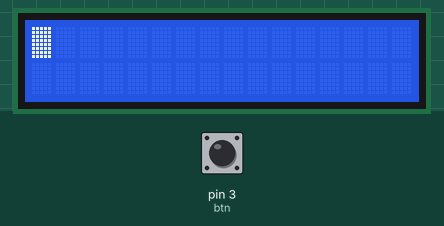
This sketch was run on a simulated Arduino Uno, built with avr-gcc and run on an emulated ATmega328P. Parts: 16×2 character LCD. The test bench sets the inputs (shaded band); at power-on: pin 3 (btn) HIGH.

Above: at 1.2 s.
1.3 s: pin 3 (btn) pulled LOW for 0.15 s
At 3.1 s:
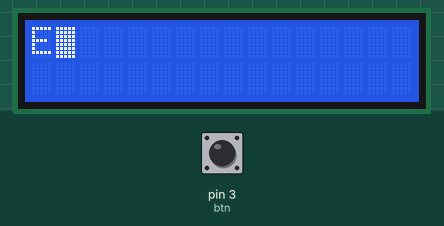
4.4 s: pin 3 (btn) pulled LOW for 0.15 s
At 6.8 s:
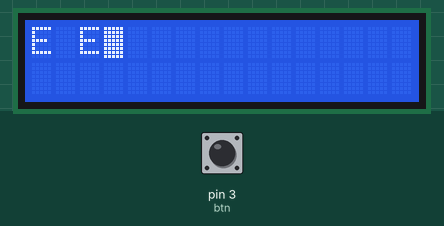
7.5 s: pin 3 (btn) pulled LOW for 0.15 s
At 9.3 s:
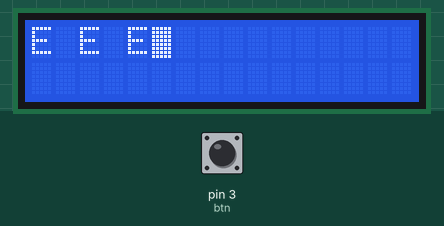
10.6 s: pin 3 (btn) pulled LOW for 1 s
At 13.1 s:
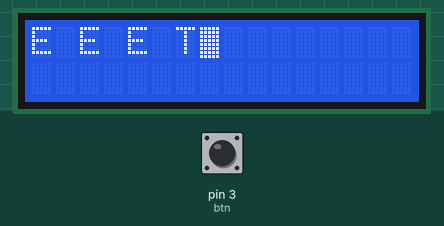
14.6 s: pin 3 (btn) pulled LOW for 0.15 s
At 16.1 s:
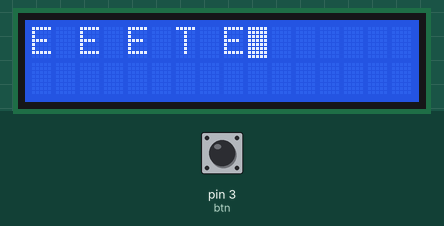
17.7 s: pin 3 (btn) pulled LOW for 0.15 s
At 19.9 s:
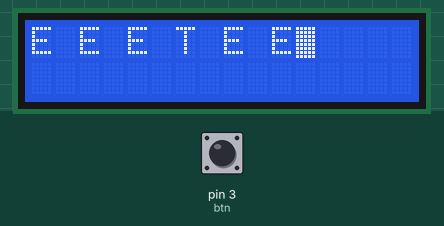
Timing chart, 0 to 21.4 s (numbered marks = the images above; inputs shaded):
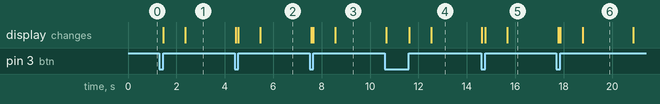

The sketch:

MorseCodeTranslatorArduino.ino
```cpp
// using wire.h for I2C communication protocol.
#include <Wire.h>
#include <LiquidCrystal_I2C.h>

// creating a LCD object from LiquidCrystal_I2C.
LiquidCrystal_I2C lcd(0x27, 16, 2);

// Timing thresholds for dot, character, and word detection.
const unsigned int is_dot  = 300;
const unsigned int is_char  = 900;
const unsigned int is_word  = 3000;

// Variables for measuring button press duration and input timing.
unsigned long pressStart = 0;
unsigned long lastInputTime = 0;

// Button pin and state variables for edge detection.
const byte btn = 3;
bool btnState;
bool lastBtnState = HIGH;


String currentMorse = "";      // Stores the current Morse code sequence being entered.
String translatedText = "";    // Stores the translated text.

bool wordAdded = false;        // Prevents adding multiple spaces after a word.


//Morse dictionary.
char decodeMorse(String m) {
  if (m == ".-") return 'A';
  if (m == "-...") return 'B';
  if (m == "-.-.") return 'C';
  if (m == "-..") return 'D';
  if (m == ".") return 'E';
  if (m == "..-.") return 'F';
  if (m == "--.") return 'G';
  if (m == "....") return 'H';
  if (m == "..") return 'I';
  if (m == ".---") return 'J';
  if (m == "-.-") return 'K';
  if (m == ".-..") return 'L';
  if (m == "--") return 'M';
  if (m == "-.") return 'N';
  if (m == "---") return 'O';
  if (m == ".--.") return 'P';
  if (m == "--.-") return 'Q';
  if (m == ".-.") return 'R';
  if (m == "..." ) return 'S';
  if (m == "-" ) return 'T';
  if (m == "..-" ) return 'U';
  if (m == "...-" ) return 'V';
  if (m == ".--" ) return 'W';
  if (m == "-..-" ) return 'X';
  if (m == "-.--" ) return 'Y';
  if (m == "--.." ) return 'Z';
  return '?';
}

void setup()
{
    pinMode(btn, INPUT_PULLUP); // btn is pushed (LOW), released (HIGH).

    lcd.init();
    lcd.backlight();

    lcd.clear();

    // Show a blinking cursor at the current typing position.
    lcd.cursor();
    lcd.blink();

    lcd.setCursor(0,0);
}

//reding signal from btn.
void readButton()
{
    btnState = digitalRead(btn);

    if(btnState == LOW && lastBtnState == HIGH) {pressStart = millis();}

    if(btnState == HIGH && lastBtnState == LOW)
    {
        unsigned long pressTime = millis() - pressStart;

        if(pressTime < is_dot)
            currentMorse += ".";
        else if (pressTime < 1000)
            currentMorse += "-";
        else
            deleteLastChar();

        refreshLCD(); // Update the LCD with the latest content.

        lastInputTime = millis();
    }

    lastBtnState = btnState; // Store the current button state for the next iteration.
}

//replacing morse with character.
void checkCharacterGap()
{
    if(currentMorse.length() == 0)
        return; // Exit if there is no Morse code to decode.

    if(millis() - lastInputTime < is_char)
        return; // Wait until the character timeout has elapsed.

    char decoded = decodeMorse(currentMorse);
    translatedText += decoded;
    currentMorse = "";
    /* Decode the entered Morse sequence into a character,
    append the decoded character to the translated text &
    Clear the current Morse sequence for the next character. */

    refreshLCD();
}

//seperating words.
void checkWordGap()
{
    // Ignore word detection until at least one character exists.
    if(translatedText.length() == 0) {return;}
    // Reset the word flag when a new character is being entered.
    if(currentMorse.length() > 0) {wordAdded = false; return;}

    if(millis() - lastInputTime < is_word) {return;}

    // Add a space only once for each completed word.
    if(wordAdded == false) {
        translatedText += " "; // Append a space to separate words.

        refreshLCD();

        wordAdded = true; // Prevent multiple spaces from being added.
    }
}

//deleting the last char written.
void deleteLastChar()
{
    // Check if the user is still entering a Morse character & Remove the last entered Morse symbol.
    if(currentMorse.length() > 0) {currentMorse.remove(currentMorse.length() - 1);}
    // Otherwise remove the last translated character from the translated text.
    else if(translatedText.length() > 0) {translatedText.remove(translatedText.length() - 1);}

    refreshLCD();

    lastInputTime = millis(); // Reset the input timer after editing.
}

void refreshLCD()
{
    // Combine translated text and current Morse input for display.
    String display = translatedText + currentMorse;

    lcd.clear();
    // Checking if the text fits on the LCD, Display the whole text from the beginning.
    if(display.length() <= 16) {lcd.setCursor(0,0); lcd.print(display);}
    else
    // Show only the last 16 characters when the text is longer than the LCD width.
    {
        lcd.setCursor(0,0);
        lcd.print(display.substring(display.length() - 16));
    }
}

void loop()
{
    readButton();
    checkCharacterGap();
    checkWordGap();
}
```

Measured:
- after the input at 1.3 s, the display: first changes after 0.15 s (image 1 shows a later state)
- after the input at 4.4 s, the display: first differs from a run without the input after 0.16 s (image 2 shows a later state)
- after the input at 7.5 s, the display: first differs from a run without the input after 0.16 s (image 3 shows a later state)
- after the input at 10.6 s, the display: first differs from a run without the input after 1.0 s (image 4 shows a later state)
- after the input at 14.6 s, the display: first differs from a run without the input after 0.16 s (image 5 shows a later state)
- after the input at 17.7 s, the display: first differs from a run without the input after 0.16 s (image 6 shows a later state)
